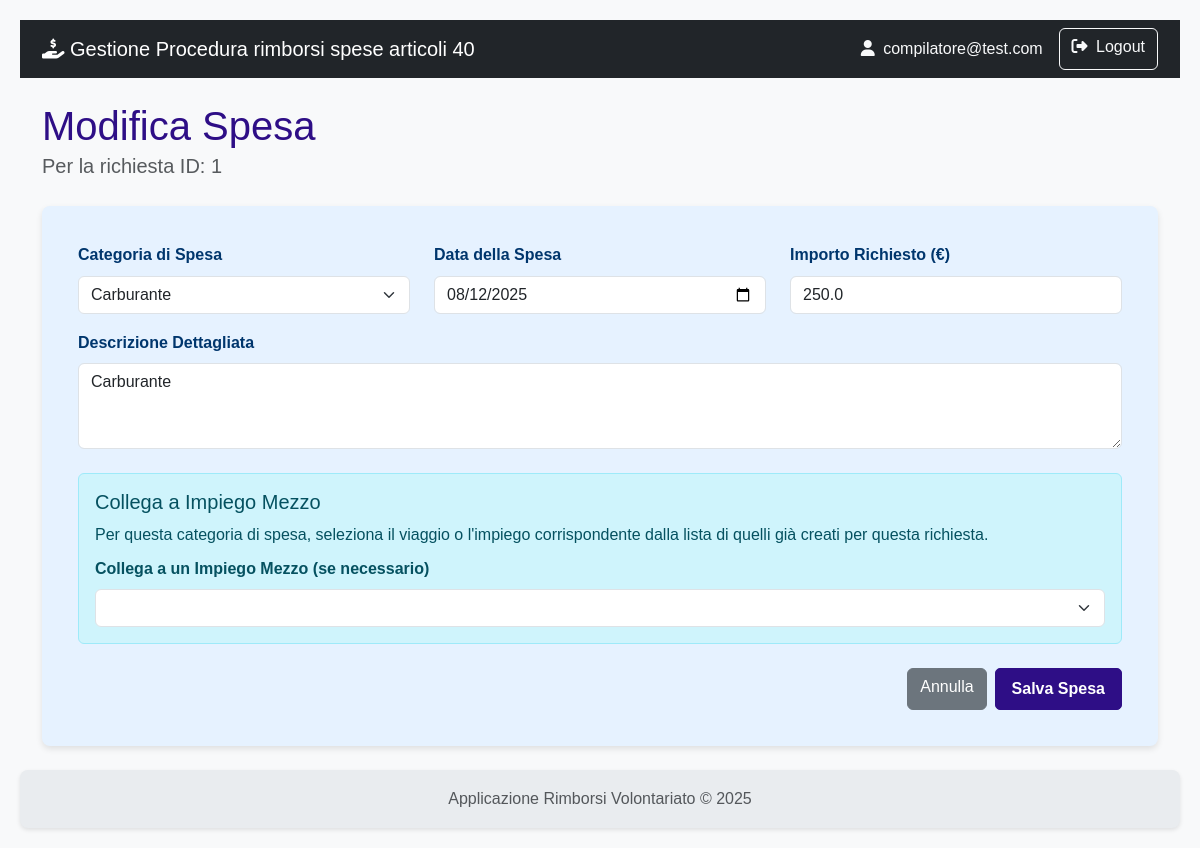
The page /richiesta/1/spese/1/modifica (signed in) on the database its author committed.
### rimborsi/models.py (models this page shows)
class User(db.Model, UserMixin):
    id = db.Column(db.Integer, primary_key=True)
    username = db.Column(db.String(80), nullable=False)
    email = db.Column(db.String(120), nullable=False)
    password_hash = db.Column(db.String(120), nullable=False)
    role = db.Column(db.String(20), nullable=False)
    organizzazioni = db.relationship('Organizzazione', secondary=associazione_utente_organizzazione, back_populates='utenti_compilatori')
    __table_args__ = (
        db.UniqueConstraint('username', name='uq_user_username'),
        db.UniqueConstraint('email', name='uq_user_email'),
    )

class Richiesta(db.Model):
    id = db.Column(db.Integer, primary_key=True)
    stato = db.Column(db.String(1), default='A', nullable=False)
    esito = db.Column(db.String(1))
    attivita_svolta = db.Column(db.Text)
    data_inizio_attivita = db.Column(db.Date)
    data_fine_attivita = db.Column(db.Date)
    numero_volontari_coinvolti = db.Column(db.Integer)
    data_creazione = db.Column(db.DateTime, default=datetime.utcnow)
    data_invio = db.Column(db.DateTime)
    protocollo_invio = db.Column(db.String(50), nullable=True)
    note_istruttoria = db.Column(db.Text, nullable=True)
    data_fine_istruttoria = db.Column(db.DateTime)
    protocollo_istruttoria = db.Column(db.String(50), nullable=True)
    evento_id = db.Column(db.Integer, db.ForeignKey('evento.id'), nullable=False)
    organizzazione_id = db.Column(db.Integer, db.ForeignKey('organizzazione.id'), nullable=False)
    impieghi = db.relationship('ImpiegoMezzoAttrezzatura', backref='richiesta', lazy=True, cascade="all, delete-orphan")
    spese = db.relationship('Spesa', backref='richiesta', lazy=True, cascade="all, delete-orphan")
    __table_args__ = (
        db.UniqueConstraint('protocollo_invio', name='uq_richiesta_protocollo_invio'),
        db.UniqueConstraint('protocollo_istruttoria', name='uq_richiesta_protocollo_istruttoria'),
    )

class Spesa(db.Model):
    id = db.Column(db.Integer, primary_key=True)
    data_spesa = db.Column(db.Date, nullable=False)
    categoria = db.Column(db.String(1), nullable=False)
    descrizione_spesa = db.Column(db.String(250))
    importo_richiesto = db.Column(db.Float, nullable=False)
    importo_approvato = db.Column(db.Float)
    note_istruttoria = db.Column(db.Text)
    richiesta_id = db.Column(db.Integer, db.ForeignKey('richiesta.id'), nullable=False)
    documenti = db.relationship('DocumentoSpesa', backref='spesa', lazy=True, cascade="all, delete-orphan")
    impiego_id = db.Column(db.Integer, db.ForeignKey('impiego_mezzo_attrezzatura.id'), nullable=True)

### rimborsi/richiesta/routes.py (the view, shortened to what this page needs)
@richiesta_bp.route('/<int:richiesta_id>/spese/<int:spesa_id>/modifica', methods=['GET', 'POST'])
@login_required
def modifica_spesa(richiesta_id, spesa_id):
    spesa = Spesa.query.get_or_404(spesa_id)
    richiesta = Richiesta.query.get_or_404(richiesta_id)
    form = SpesaForm(obj=spesa, richiesta_id=richiesta_id)
    return render_template('richiesta/crea_modifica_spesa.html',
                           form=form,
                           richiesta=richiesta,
                           titolo="Modifica Spesa")

### rimborsi/richiesta/forms.py (shortened to what this page needs)
class SpesaForm(FlaskForm):
    categoria = SelectField('Categoria di Spesa', choices=[
        ('01', 'Carburante'), ('02', 'Pedaggi autostradali'), ('03', 'Pasti'),
        ('04', 'Ripristino danni mezzi'), ('05', 'Viaggio'), ('06', 'Altro')
    ], validators=[DataRequired()])
    data_spesa = DateField('Data della Spesa', format='%Y-%m-%d', validators=[DataRequired()])
    descrizione_spesa = TextAreaField('Descrizione Dettagliata', validators=[DataRequired(), Length(max=250)])
    importo_richiesto = FloatField('Importo Richiesto (€)', validators=[DataRequired()])
    impiego = QuerySelectField('Collega a un Impiego Mezzo (se necessario)',
                               get_label=lambda i: f"{i.mezzo_attrezzatura.targa_inventario} del {i.data_ora_inizio_impiego.strftime('%d/%m')}",
                               allow_blank=True)
    submit = SubmitField('Salva Spesa')
    def __init__(self, richiesta_id, *args, **kwargs):
        super(SpesaForm, self).__init__(*args, **kwargs)
        self.impiego.query = impieghi_disponibili_query(richiesta_id)

### rimborsi/richiesta/forms.py (called while the page is built)
def impieghi_disponibili_query(richiesta_id):
    return ImpiegoMezzoAttrezzatura.query.filter_by(richiesta_id=richiesta_id).all()

### rimborsi/templates/richiesta/crea_modifica_spesa.html (shortened to what this page needs)
{% extends 'base.html' %}
{% block content %}
    <div class="mb-4">
        <h1 class="mb-0">{{ titolo }}</h1>
        <p class="lead text-muted">Per la richiesta ID: {{ richiesta.id }}</p>
    </div>
    <div class="card shadow-sm">
        <div class="card-body">
            <form method="POST" action="" novalidate>
                <div class="row">
                    <div class="col-md-4 mb-3">
                        {{ form.categoria.label(class="form-label fw-bold") }}
                        {{ form.categoria(class="form-select") }}
                    </div>
                    <div class="col-md-4 mb-3">
                        {{ form.data_spesa.label(class="form-label fw-bold") }}
                        {{ form.data_spesa(class="form-control") }}
                    </div>
                    <div class="col-md-4 mb-3">
                        {{ form.importo_richiesto.label(class="form-label fw-bold") }}
                        {{ form.importo_richiesto(class="form-control") }}
                    </div>
                </div>
                <div class="mb-3">
                    {{ form.descrizione_spesa.label(class="form-label fw-bold") }}
                    {{ form.descrizione_spesa(class="form-control", rows=3) }}
                </div>
                <div id="sezione-collega-impiego" class="mt-4" style="display: none;">
                    <div class="alert alert-info">
                        <h5 class="alert-heading">Collega a Impiego Mezzo</h5>
                        <p class="mb-2">Per questa categoria di spesa, seleziona il viaggio o l'impiego corrispondente dalla lista di quelli già creati per questa richiesta.</p>
                        {{ form.impiego.label(class="form-label fw-bold") }}
                        {{ form.impiego(class="form-select" + (" is-invalid" if form.impiego.errors else "")) }}
                    </div>
                </div>
                <div class="d-flex justify-content-end mt-4">
                    <a href="{{ url_for('richiesta.dettaglio_richiesta', richiesta_id=richiesta.id) }}" class="btn btn-secondary me-2">Annulla</a>
                    {{ form.submit(class="btn btn-primary") }}
                </div>
            </form>
        </div>
    </div>
{% endblock %}

### rimborsi/templates/base.html (shortened to what this page needs)
<!doctype html>
<html lang="it" class="h-100">
<head>
    <link href="https://cdn.jsdelivr.net/npm/bootstrap@5.3.3/dist/css/bootstrap.min.css" rel="stylesheet" xintegrity="sha384-QWTKZyjpPEjISv5WaRU9OFeRpok6YctnYmDr5pNlyT2bRjXh0JMhjY6hW+ALEwIH">
    <link rel="stylesheet" href="https://cdnjs.cloudflare.com/ajax/libs/font-awesome/6.5.2/css/all.min.css" xintegrity="sha512-SnH5WK+bZxgPHs44uWIX+LLJAJ9/2PkPKZ5QiAj6Ta86w+fsb2TkcmfRyVX3pBnMFcV7oQPJkl9QevSCWr3W6A==" />
    <link rel="stylesheet" href="{{ url_for('static', filename='css/styles.css') }}">
</head>
<body>
    <nav class="navbar navbar-expand-lg navbar-dark bg-dark">
        <div class="container">
            <a class="navbar-brand" href="{{ url_for('auth.index') }}">
                <i class="fas fa-hand-holding-dollar"></i>
                Gestione Procedura rimborsi spese articoli 40
            </a>
            <div class="collapse navbar-collapse" id="navbarNav">
                <div class="d-flex ms-auto">
                    {% if current_user.is_authenticated %}
                        <span class="navbar-text me-3 text-light">
                            <i class="fas fa-user me-1"></i> {{ current_user.email }}
                        </span>
                        <a href="{{ url_for('auth.logout') }}" class="btn btn-outline-light">
                            <i class="fas fa-sign-out-alt me-1"></i> Logout
                        </a>
                    {% else %}
                        <a href="{{ url_for('auth.registrati') }}" class="btn btn-outline-light me-2">Registrati</a>
                        <a href="{{ url_for('auth.login') }}" class="btn btn-outline-light">Login</a>
                    {% endif %}
                </div>
            </div>
        </div>
    </nav>
    <main class="container my-4">
        {% block content %}{% endblock %}
    </main>
    <footer class="footer mt-auto py-3">
        <div class="container text-center">
            <span class="text-muted">Applicazione Rimborsi Volontariato &copy; 2025</span>
        </div>
    </footer>
</body>
</html>

### rimborsi/static/css/styles.css (style rules this page uses)
:root { --color-primary: #2e0e86; --color-primary-hover: #142fca; --color-text-light: #ffffff; --color-card-bg: #e6f2ff; --color-card-text: #00366d; --color-bg: #f4f4f4; --color-text-dark: #333; --color-link: #0055a4; --border-radius: 8px; --box-shadow: 0 2px 4px rgba(0, 0, 0, 0.1); --box-shadow-card: 0 3px 6px rgba(0, 0, 0, 0.1); --transition-standard: all 0.3s ease; }
body { font-family: Arial, sans-serif; background-color: var(--color-bg); color: var(--color-text-dark); margin: 0; padding: 20px; line-height: 1.6; }
h1, h2, h3, h4, h5, h6 { color: var(--color-primary); margin-top: 0; }
a { color: var(--color-link); text-decoration: none; }
.btn-primary { background-color: var(--color-primary) !important; border-color: var(--color-primary) !important; color: var(--color-text-light) !important; font-weight: bold !important; text-decoration: none !important; display: inline-flex !important; align-items: center !important; justify-content: center !important; padding: 0.5rem 1rem !important; border-radius: 5px !important; transition: var(--transition-standard) !important; cursor: pointer; }
.card { flex: 1; background-color: var(--color-card-bg); color: var(--color-card-text); border-radius: var(--border-radius); padding: 20px; box-shadow: var(--box-shadow-card); transition: transform 0.2s ease-in-out; border: none; }
.shadow-sm { box-shadow: var(--box-shadow-card) !important; }
.text-center { text-align: center; }
.footer { display: flex; justify-content: left; gap: 20px; background-color: var(--color-primary); padding: 15px 20px; border-radius: var(--border-radius); margin-top: 20px; box-shadow: var(--box-shadow); }

### rimborsi/templates/base.html (style rules this page uses)
body { display: flex; flex-direction: column; min-height: 100vh; background-color: #f8f9fa; }
main { flex: 1; }
.footer { background-color: #e9ecef; }

### rows shown on the page
User: email "compilatore@test.com"
Richiesta: id "1"
Spesa: categoria "Carburante", data_spesa "08/12/2025", importo_richiesto "250.0", descrizione_spesa "Carburante"

### other values the page prints
{{ titolo }} "Modifica Spesa"
